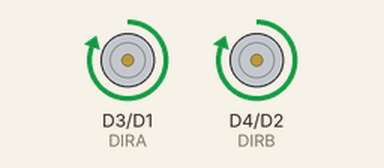
The sketch below on a simulated ESP8266 (NodeMCU). Shown: direction and speed pins drawn as motors (green arrow = direction pin HIGH = forward, orange = LOW = backward, longer = more drive). What the sketch prints to the serial monitor is not drawn.

Above: at 1.0 s.
At 2.5 s:
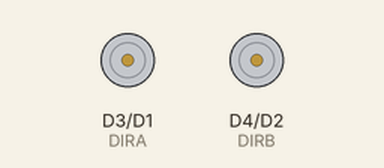
At 4.0 s:
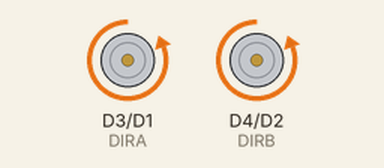
Timing chart, 0 to 6.5 s (numbered marks = the images above):
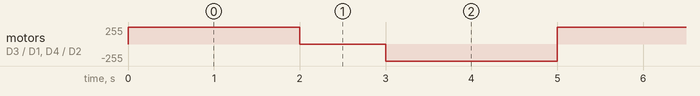

The sketch:

l293D_sheld.ino
```cpp
#define PWMA  D1         // L298N in1 motors Right
#define DIRA  D3          // L298N in2 motors Right
#define PWMB  D2           // L298N in3 motors Left
#define DIRB  D4          // L298N in4 motors Left

void setup() {
   pinMode(PWMA, OUTPUT);
  pinMode(DIRA, OUTPUT);
  pinMode(PWMB, OUTPUT);
  pinMode(DIRB, OUTPUT);
  analogWrite(PWMA,0);
  analogWrite(PWMB,0);
}

void loop() {
  goT();
  delay(2000);
  Stop();
  delay(1000);
  goL();
  delay(2000);

}

void goT() {
  Serial.println("Tiến");
  analogWrite(PWMA,1023);
  analogWrite(PWMB,1023);
  digitalWrite(DIRA,HIGH);
  digitalWrite(DIRB,HIGH);
}
void Stop() {
  Serial.println("Stop");
  analogWrite(PWMA,0);
  analogWrite(PWMB,0);
}


void goL() {
  Serial.println("Lùi");
  analogWrite(PWMA,1023);
  analogWrite(PWMB,1023);
  digitalWrite(DIRA,LOW);
  digitalWrite(DIRB,LOW);
}
```

Measured:
- by itself, motor on D3 (DIRA) / D1 (PWMA), motor on D4 (DIRB) / D2 (PWMB): repeats every 5.0 s: stopped 1.0 s, backward 255/255 2.0 s, forward 255/255 2.0 s
